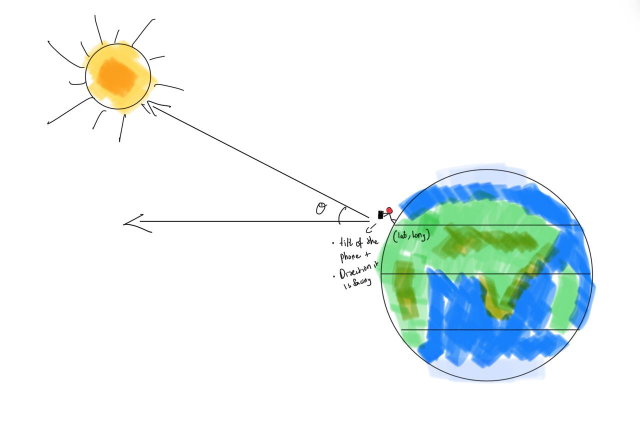
#> input picture assests/Idea.jpg, 1280 x 851 px (shown at 1/2 size)
$ python -i sun_detect.py   (imports and definitions only)
#> lines starting #> are read from the running program, lines starting #| are printed output that depends on the picture; after the words box and inside, x2 and y2 are one past the last pixel; in counts of white or black regions, pixels touching at a corner belong together
#> further down, picture is the input picture: shape (851, 1280, 3); mean B, G, R 242.4, 242.9, 233.4
from flask import Flask, request, jsonify
import cv2
import numpy as np
import base64

# [1 line not run here, left out]

def detect_and_annotate_sun(image):
    resized = cv2.resize(image, (640, 480))
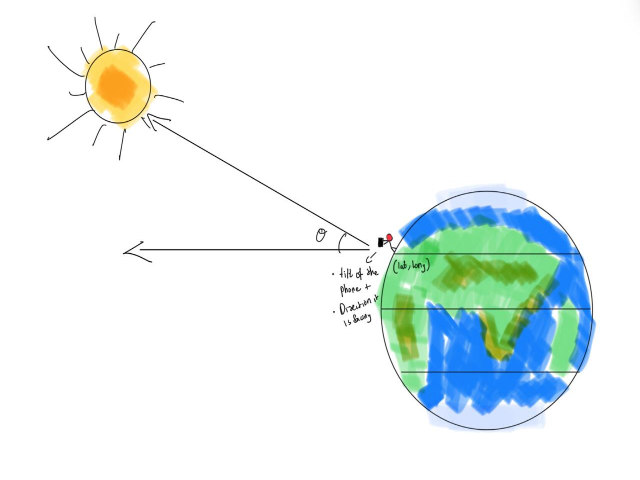
#> resized: shape (480, 640, 3); mean B, G, R 242.3, 242.9, 233.4
    gray = cv2.cvtColor(resized, cv2.COLOR_BGR2GRAY)
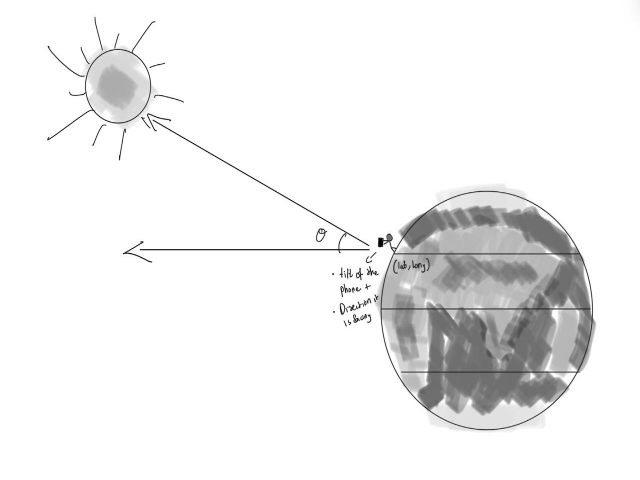
#> gray: shape (480, 640); min 0, max 255, mean 240

    clahe = cv2.createCLAHE(clipLimit=3.0, tileGridSize=(8,8))
    enhanced = clahe.apply(gray)
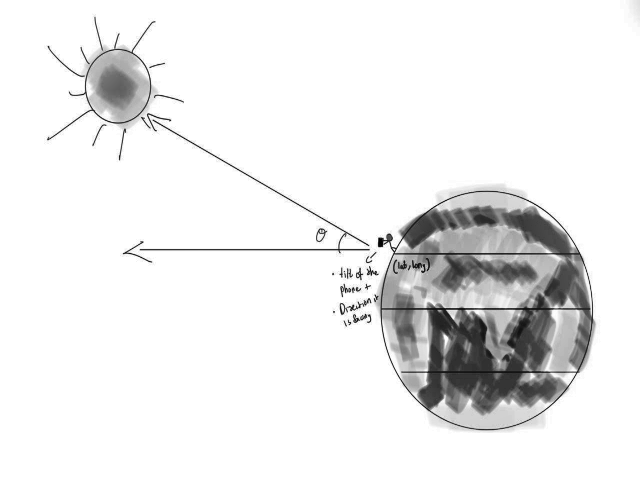
#> enhanced: shape (480, 640); min 1, max 255, mean 236.1

    blurred = cv2.GaussianBlur(enhanced, (11, 11), 0)
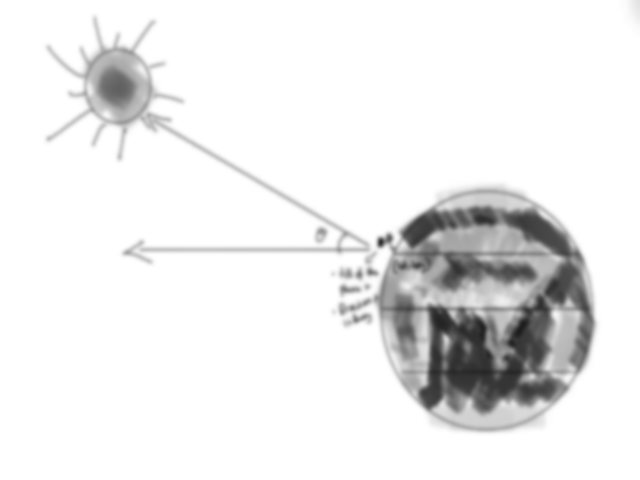
#> blurred: shape (480, 640); min 28, max 255, mean 236.1

    thresh_val = 230
    _, thresh = cv2.threshold(blurred, thresh_val, 255, cv2.THRESH_BINARY)
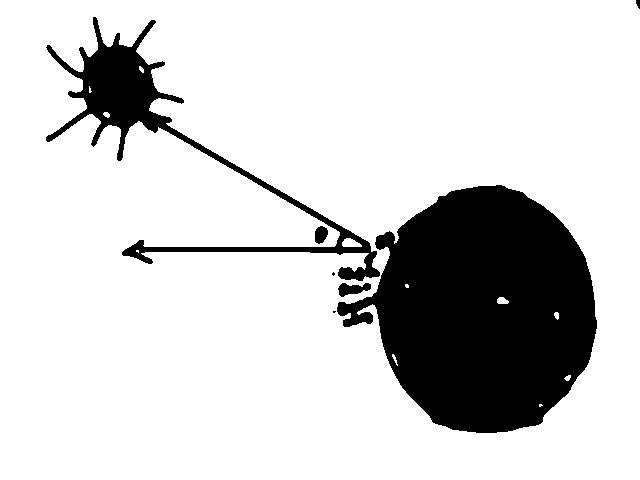
#> thresh: shape (480, 640); 82.4% white; 7 black regions (2 under 20 px), largest, box (x1, y1, x2, y2) and area: (337, 185, 597, 433) 43297, (46, 17, 380, 281) 10214, (338, 283, 371, 297) 280, (315, 226, 328, 244) 178, (636, 0, 640, 9) 27

    kernel = np.ones((7,7), np.uint8)
    thresh = cv2.morphologyEx(thresh, cv2.MORPH_CLOSE, kernel)
#> thresh: shape (480, 640); 83.9% white; 12 black regions (1 under 20 px), largest, box (x1, y1, x2, y2) and area: (338, 186, 597, 433) 42830, (80, 44, 166, 133) 5161, (339, 267, 378, 280) 383
    thresh = cv2.morphologyEx(thresh, cv2.MORPH_OPEN, kernel)
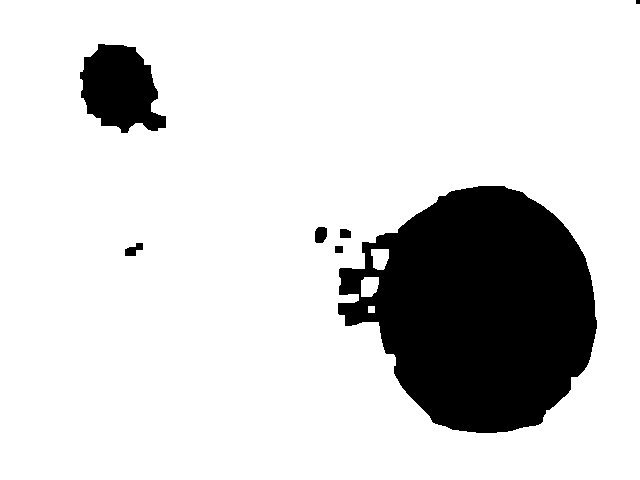
#> thresh: shape (480, 640); 83.6% white; 7 black regions (1 under 20 px), largest, box (x1, y1, x2, y2) and area: (338, 186, 597, 433) 44464, (80, 44, 166, 133) 5295, (315, 227, 327, 243) 168, (125, 243, 143, 256) 142, (340, 229, 351, 238) 93, (335, 246, 343, 253) 56

    contours, _ = cv2.findContours(thresh, cv2.RETR_EXTERNAL, cv2.CHAIN_APPROX_SIMPLE)
#> contours = 1 item

    best_contour = None
    best_score = 0

    for cnt in contours:
        (x_c, y_c), radius = cv2.minEnclosingCircle(cnt)
        if radius < 20:
            continue

        area = cv2.contourArea(cnt)
        perimeter = cv2.arcLength(cnt, True)
        if perimeter == 0:
            continue

        circularity = 4 * np.pi * (area / (perimeter * perimeter))
        if circularity > 0.3 and area > best_score:
            best_score = area
            best_contour = cnt
#> this loop made 1 pass
#> (x_c, y_c, radius, area, perimeter, circularity, best_score) on pass 1: (319.5, 239.5, 399.3, 306065.5, 2235.4, 0.77, 306065.5)
#> after the loop, best_contour = [[0, 0], [0, 479], [639, 479], [639, 4], [636, 4], [635, 3], [635, 0]]; best_score = 306065.5

    sun_detected = False
    center_coords = None
    output = image.copy()

    if best_contour is not None:
        sun_detected = True
        x, y, w, h = cv2.boundingRect(best_contour)
#> x = 0; y = 0; w = 640; h = 480
        scale_x = image.shape[1] / 640
#> scale_x = 2
        scale_y = image.shape[0] / 480
#> scale_y = 1.77
        center_x = int((x + w / 2) * scale_x)
#> center_x = 640
        center_y = int((y + h / 2) * scale_y)
#> center_y = 425
        center_coords = [center_x, center_y]
#> center_coords = [640, 425]

        cv2.rectangle(output, (int(x*scale_x), int(y*scale_y)),
                      (int((x+w)*scale_x), int((y+h)*scale_y)),
                      (0, 255, 255), 3)
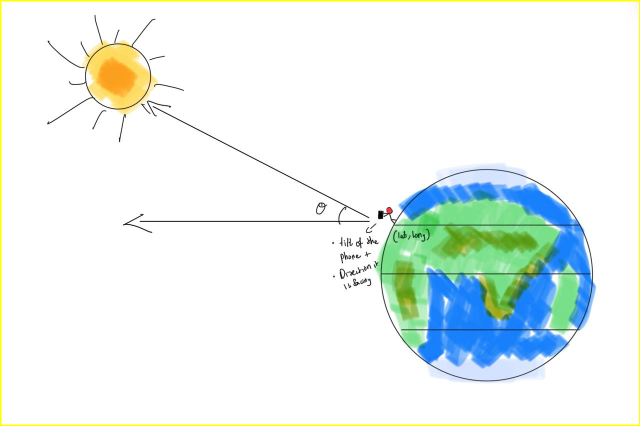
#> output: shape (851, 1280, 3) (shown at 1/2 size); 0.98% of pixels changed, all inside (x1, y1, x2, y2) = (0, 0, 1280, 851)
        cv2.putText(output, "Sun Detected", (int(x*scale_x), int(y*scale_y)-10),
                    cv2.FONT_HERSHEY_SIMPLEX, 1, (0,255,255), 2)
        cv2.circle(output, (center_x, center_y), 5, (0, 0, 255), -1)
#> output: shape (851, 1280, 3); 0.01% of pixels changed, all inside (x1, y1, x2, y2) = (635, 420, 646, 431)

    return sun_detected, center_coords, output

def encode_image_to_base64(image):
    _, buffer = cv2.imencode('.jpg', image)
    img_bytes = buffer.tobytes()
    img_b64 = base64.b64encode(img_bytes).decode('utf-8')
    return img_b64

# [3 lines that did not run here, left out]

# [22 lines that did not run here, left out]

# [2 lines not run here, left out]

>>> import cv2
>>> picture = cv2.imread('../assests/Idea.jpg')
>>> result = detect_and_annotate_sun(picture)
